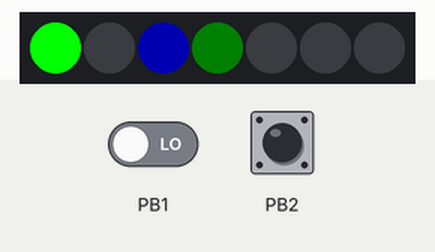
Recording of a sketch running on a simulated ATtiny85, built with avr-gcc and run on an emulated ATtiny85. Shown: 7 RGB LEDs in strip order, left to right. Wiring (inferred from the names in the program): WS2812 LEDs: data PB0. Inputs (shaded band) come from the test bench; at power-on: PB2 LOW, PB1 LOW.

Above: at 5.0 s.
5.1 s: PB2 driven HIGH
At 6.1 s:
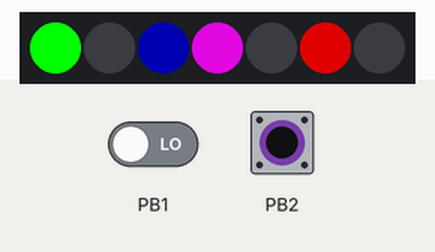
6.6 s: PB2 driven LOW
At 7.5 s:
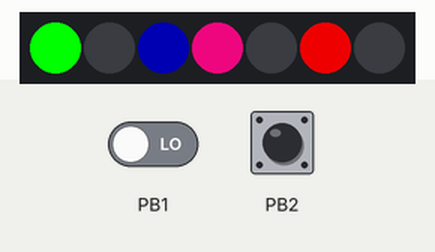
8.1 s: PB2 driven HIGH
At 8.4 s:
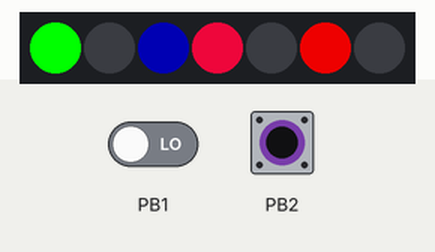
9.6 s: PB2 pulsed LOW 5 times (0.12 s each, 0.3 s apart)
At 10.71 s:
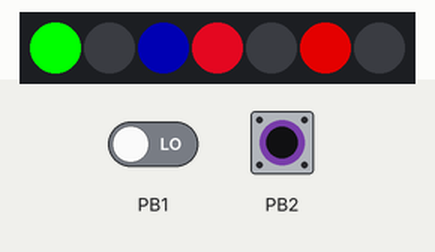
Timing chart, 0 to 12.6 s (numbered marks = the images above; inputs shaded):
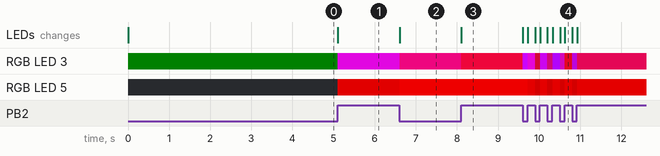

Measured:
- after the input at 5.1 s, RGB LED 3: RGB(0, 5, 0) → RGB(163, 5, 163) at once; RGB LED 5: off → RGB(163, 0, 0) at once; the LEDs: change at once (image 1)
- after the input at 6.6 s, RGB LED 3: RGB(163, 5, 163) → RGB(199, 5, 106) at once; RGB LED 5: RGB(163, 0, 0) → RGB(199, 0, 0) at once; the LEDs: change at once (image 2)
- after the input at 8.1 s, RGB LED 3: RGB(199, 5, 106) → RGB(199, 5, 49) at once; the LEDs: change at once (image 3)

The sketch:

attiny13_ir_ws2812.ino
```cpp
/*
 * ATTINY13A
 * WS2812 neopixel IR control
 * WS2812 >> PIN 0
 * IR     >> PIN 1
 *
 */

#define F_CPU 9600000 // Must stay at this speed

#include <avr/io.h>
#include <util/delay.h>
#include <avr/interrupt.h>
#include "light_ws2812.c"

#define  PIXEL_NUM (7) //number of ws2812 leds

#define IR_Input_Pin PORTB1

bool IR_Code(uint32_t data); // Check the IR Code
void IR_Scan(); // Scan IR data
void IR_Setup(); // Setup mode

uint32_t IR_data_out = 0; // IR data store

struct pixel {
  uint8_t g;
  uint8_t r;
  uint8_t b;
} pixels[PIXEL_NUM];

struct pixel p = {255, 0, 0};

int main(void) {

    IR_Setup();

    DDRB &= ~(1 << IR_Input_Pin);

    while (1) {

        if (IR_Code(0xDB24E817)) { // Put the code you want to check it in the IR_Code function
            color(255,2,20); //color when the corresponding button is pressed [GRB]
        }
        if (IR_Code(0xDB24F00F)) {
            color(20,255,20);
        }
        //add more if conditions depending on your use


        ws2812_setleds((struct cRGB *)&p, PIXEL_NUM);
        _delay_ms(10);
    }
}

void IR_Setup() {
    GIMSK |= 1 << INT0; // Enable the interrupt pin ( at PB1)
    MCUCR = (1 << ISC00); // Set interrupt configuration in PB1 (see page 46 for any change mode)
    sei();
    TCCR0B |= 1 << CS00 | 1 << CS02; //set timer 0 with max scaler (F_CPU/1024)
}
bool IR_Code(uint32_t data) {
    // Prettified IR data output code
    uint8_t IR_data_byte[4];
    IR_data_byte[0] = (IR_data_out >> 24);
    IR_data_byte[1] = (IR_data_out >> 16);
    IR_data_byte[2] = (IR_data_out >> 8);
    IR_data_byte[3] = (IR_data_out);
    // Prettified IR data input code
    uint8_t data_byte[4];
    data_byte[0] = (data >> 24);
    data_byte[1] = (data >> 16);
    data_byte[2] = (data >> 8);
    data_byte[3] = (data);
    if (IR_data_byte[0] == data_byte[0] || IR_data_byte[1] == data_byte[1]) { // If address data is =
        if (IR_data_byte[2] == data_byte[2] || IR_data_byte[3] == data_byte[3]) { // If command data is =
            IR_data_out = 0; // Clear IR data Output
            return true;
        }
    }
    return false;
}
ISR(INT0_vect) {
    IR_Scan();
}

uint8_t time_high = 0;
uint8_t time_low = 0;

bool interrupter1 = false;
bool interrupter2 = false;
bool one_time = false;

int conter = -1;

uint8_t TCNT0_buffer = 0;
uint8_t time_span = 0;

void IR_Scan() {
    // Timer unit = 106.666 µs
    if (TCNT0 >= TCNT0_buffer) // If timer doesn't overflow
        time_span = TCNT0 - TCNT0_buffer; // Get span time
    else //if timer overflow
        time_span = (256 - TCNT0_buffer) + TCNT0; // Get span time
    if (time_span <= 2) // Delete any noise < or = then 213 µs
        return void();

    if ((PINB & (1 << IR_Input_Pin)) == 0)
        time_high = time_span; // Get the time low
    else
        time_low = time_span; // Get the time high

    if ((time_low >= 78) && (time_low <= 91)) // Low for 9ms
        interrupter1 = true; // Enable the first interrupter

    if ((time_high >= 36 && time_high <= 49) && (interrupter1 == true)) { // High time 4.5ms
        IR_data_out = 0; // Clear data
        conter = -1; // Restart counter variable
        interrupter2 = true; // Enable the second interrupter (start condition is true)
    }
    if (conter == 32) { // Check if data send is over
        interrupter1 = interrupter2 = false; // Restart interrupters
        conter = -1; // Restart conter variable
    }

    if (interrupter2 == true) { // See if start condition is true

        if (one_time == true) { // Enter one time in two loops
            if (conter != -1) { // Over enter in the first time
                if (time_high > time_low * 2) // Means we read logic 1
                    IR_data_out |= 0x80000000 >> conter; // Put the logic 1 in high significant bit and shift it to the right every loop
            }
            // else
            // IR_data_out=0; // Clear data
            conter++; // Up counter
        }
        one_time = !one_time; // Reverse state
    }
    TCNT0_buffer = TCNT0; // Scan timer
}

void color(uint8_t x, uint8_t y, uint8_t z){
  p.g = x;
  p.r = y;
  p.b = z;
}
```

light_ws2812.c
```cpp
// (licence header left out)
#include "light_ws2812.h"
#include <avr/interrupt.h>
#include <avr/io.h>
#include <util/delay.h>

// Setleds for standard RGB
void inline ws2812_setleds(struct cRGB *ledarray, uint16_t leds)
{
   ws2812_setleds_pin(ledarray,leds, _BV(ws2812_pin));
}

void inline ws2812_setleds_pin(struct cRGB *ledarray, uint16_t leds, uint8_t pinmask)
{
  ws2812_sendarray_mask((uint8_t*)ledarray,leds+leds+leds,pinmask);
  _delay_us(ws2812_resettime);
}

// Setleds for SK6812RGBW
void inline ws2812_setleds_rgbw(struct cRGBW *ledarray, uint16_t leds)
{
  ws2812_sendarray_mask((uint8_t*)ledarray,leds<<2,_BV(ws2812_pin));
  _delay_us(ws2812_resettime);
}

void ws2812_sendarray(uint8_t *data,uint16_t datlen)
{
  ws2812_sendarray_mask(data,datlen,_BV(ws2812_pin));
}

/*
  This routine writes an array of bytes with RGB values to the Dataout pin
  using the fast 800kHz clockless WS2811/2812 protocol.
*/

// Timing in ns
#define w_zeropulse   350
#define w_onepulse    900
#define w_totalperiod 1250

// Fixed cycles used by the inner loop
#define w_fixedlow    2
#define w_fixedhigh   4
#define w_fixedtotal  8

// Insert NOPs to match the timing, if possible
#define w_zerocycles    (((F_CPU/1000)*w_zeropulse          )/1000000)
#define w_onecycles     (((F_CPU/1000)*w_onepulse    +500000)/1000000)
#define w_totalcycles   (((F_CPU/1000)*w_totalperiod +500000)/1000000)

// w1 - nops between rising edge and falling edge - low
#define w1 (w_zerocycles-w_fixedlow)
// w2   nops between fe low and fe high
#define w2 (w_onecycles-w_fixedhigh-w1)
// w3   nops to complete loop
#define w3 (w_totalcycles-w_fixedtotal-w1-w2)

#if w1>0
  #define w1_nops w1
#else
  #define w1_nops  0
#endif

// The only critical timing parameter is the minimum pulse length of the "0"
// Warn or throw error if this timing can not be met with current F_CPU settings.
#define w_lowtime ((w1_nops+w_fixedlow)*1000000)/(F_CPU/1000)
#if w_lowtime>550
   #error "Light_ws2812: Sorry, the clock speed is too low. Did you set F_CPU correctly?"
#elif w_lowtime>450
   #warning "Light_ws2812: The timing is critical and may only work on WS2812B, not on WS2812(S)."
   #warning "Please consider a higher clockspeed, if possible"
#endif

#if w2>0
#define w2_nops w2
#else
#define w2_nops  0
#endif

#if w3>0
#define w3_nops w3
#else
#define w3_nops  0
#endif

#define w_nop1  "nop      \n\t"
#define w_nop2  "rjmp .+0 \n\t"
#define w_nop4  w_nop2 w_nop2
#define w_nop8  w_nop4 w_nop4
#define w_nop16 w_nop8 w_nop8

void inline ws2812_sendarray_mask(uint8_t *data,uint16_t datlen,uint8_t maskhi)
{
  uint8_t curbyte,ctr,masklo;
  uint8_t sreg_prev;

  ws2812_DDRREG |= maskhi; // Enable output

  masklo  =~maskhi&ws2812_PORTREG;
  maskhi |=        ws2812_PORTREG;

  sreg_prev=SREG;
  cli();

  while (datlen--) {
    curbyte=*data++;

    __asm volatile(
    "       ldi   %0,8  \n\t"
    "loop%=:            \n\t"
    "       out   %2,%3 \n\t"    //  '1' [01] '0' [01] - re
#if (w1_nops&1)
w_nop1
#endif
#if (w1_nops&2)
w_nop2
#endif
#if (w1_nops&4)
w_nop4
#endif
#if (w1_nops&8)
w_nop8
#endif
#if (w1_nops&16)
w_nop16
#endif
    "       sbrs  %1,7  \n\t"    //  '1' [03] '0' [02]
    "       out   %2,%4 \n\t"    //  '1' [--] '0' [03] - fe-low
    "       lsl   %1    \n\t"    //  '1' [04] '0' [04]
#if (w2_nops&1)
  w_nop1
#endif
#if (w2_nops&2)
  w_nop2
#endif
#if (w2_nops&4)
  w_nop4
#endif
#if (w2_nops&8)
  w_nop8
#endif
#if (w2_nops&16)
  w_nop16
#endif
    "       out   %2,%4 \n\t"    //  '1' [+1] '0' [+1] - fe-high
#if (w3_nops&1)
w_nop1
#endif
#if (w3_nops&2)
w_nop2
#endif
#if (w3_nops&4)
w_nop4
#endif
#if (w3_nops&8)
w_nop8
#endif
#if (w3_nops&16)
w_nop16
#endif

    "       dec   %0    \n\t"    //  '1' [+2] '0' [+2]
    "       brne  loop%=\n\t"    //  '1' [+3] '0' [+4]
    : "=&d" (ctr)
    : "r" (curbyte), "I" (_SFR_IO_ADDR(ws2812_PORTREG)), "r" (maskhi), "r" (masklo)
    );
  }

  SREG=sreg_prev;
}
```

light_ws2812.h
```cpp
// (licence header left out)
#ifndef LIGHT_WS2812_H_
#define LIGHT_WS2812_H_

#include <avr/io.h>
#include <avr/interrupt.h>
#include "ws2812_config.h"

/*
 *  Structure of the LED array
 *
 * cRGB:     RGB  for WS2812S/B/C/D, SK6812, SK6812Mini, SK6812WWA, APA104, APA106
 * cRGBW:    RGBW for SK6812RGBW
 */

struct cRGB  { uint8_t g; uint8_t r; uint8_t b; };
struct cRGBW { uint8_t g; uint8_t r; uint8_t b; uint8_t w;};


/* User Interface
 *
 * Input:
 *         ledarray:           An array of GRB data describing the LED colors
 *         number_of_leds:     The number of LEDs to write
 *         pinmask (optional): Bitmask describing the output bin. e.g. _BV(PB0)
 *
 * The functions will perform the following actions:
 *         - Set the data-out pin as output
 *         - Send out the LED data
 *         - Wait 50µs to reset the LEDs
 */

void ws2812_setleds     (struct cRGB  *ledarray, uint16_t number_of_leds);
void ws2812_setleds_pin (struct cRGB  *ledarray, uint16_t number_of_leds,uint8_t pinmask);
void ws2812_setleds_rgbw(struct cRGBW *ledarray, uint16_t number_of_leds);

/*
 * Old interface / Internal functions
 *
 * The functions take a byte-array and send to the data output as WS2812 bitstream.
 * The length is the number of bytes to send - three per LED.
 */

void ws2812_sendarray     (uint8_t *array,uint16_t length);
void ws2812_sendarray_mask(uint8_t *array,uint16_t length, uint8_t pinmask);


/*
 * Internal defines
 */

#define CONCAT(a, b)            a ## b
#define CONCAT_EXP(a, b)   CONCAT(a, b)

#define ws2812_PORTREG  CONCAT_EXP(PORT,ws2812_port)
#define ws2812_DDRREG   CONCAT_EXP(DDR,ws2812_port)

#endif /* LIGHT_WS2812_H_ */
```

ws2812_config.h
```cpp
/*
 * light_ws2812_config.h
 *
 * v2.4 - Nov 27, 2016
 *
 * User Configuration file for the light_ws2812_lib
 *
 */


#ifndef WS2812_CONFIG_H_
#define WS2812_CONFIG_H_

///////////////////////////////////////////////////////////////////////
// Define Reset time in µs.
//
// This is the time the library spends waiting after writing the data.
//
// WS2813 needs 300 µs reset time
// WS2812 and clones only need 50 µs
//
///////////////////////////////////////////////////////////////////////

#define ws2812_resettime  300

///////////////////////////////////////////////////////////////////////
// Define I/O pin
///////////////////////////////////////////////////////////////////////


#define ws2812_port B     // Data port
#define ws2812_pin  0     // Data out pin

#endif /* WS2812_CONFIG_H_ */
```
